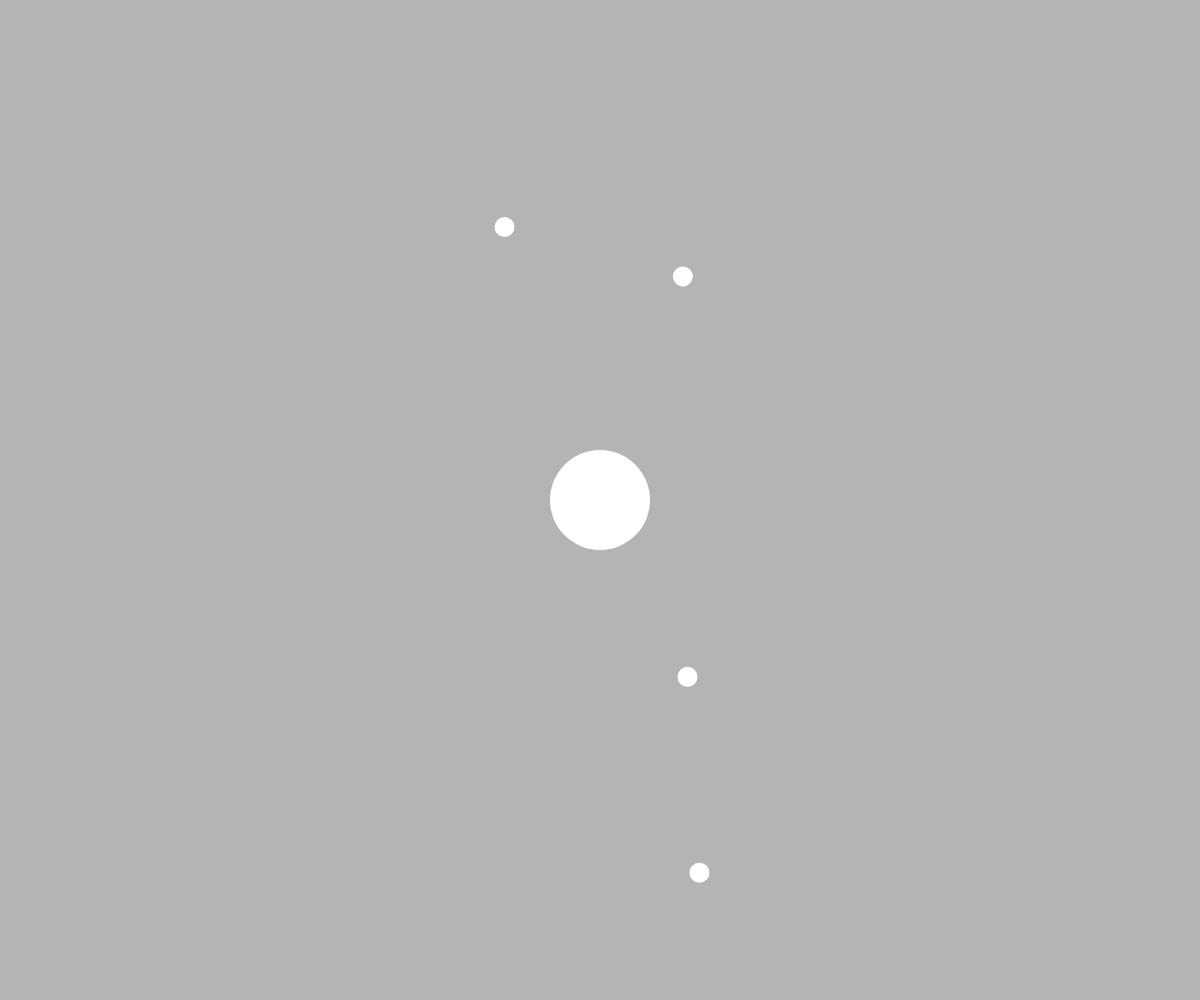
Frame 1 (no input)
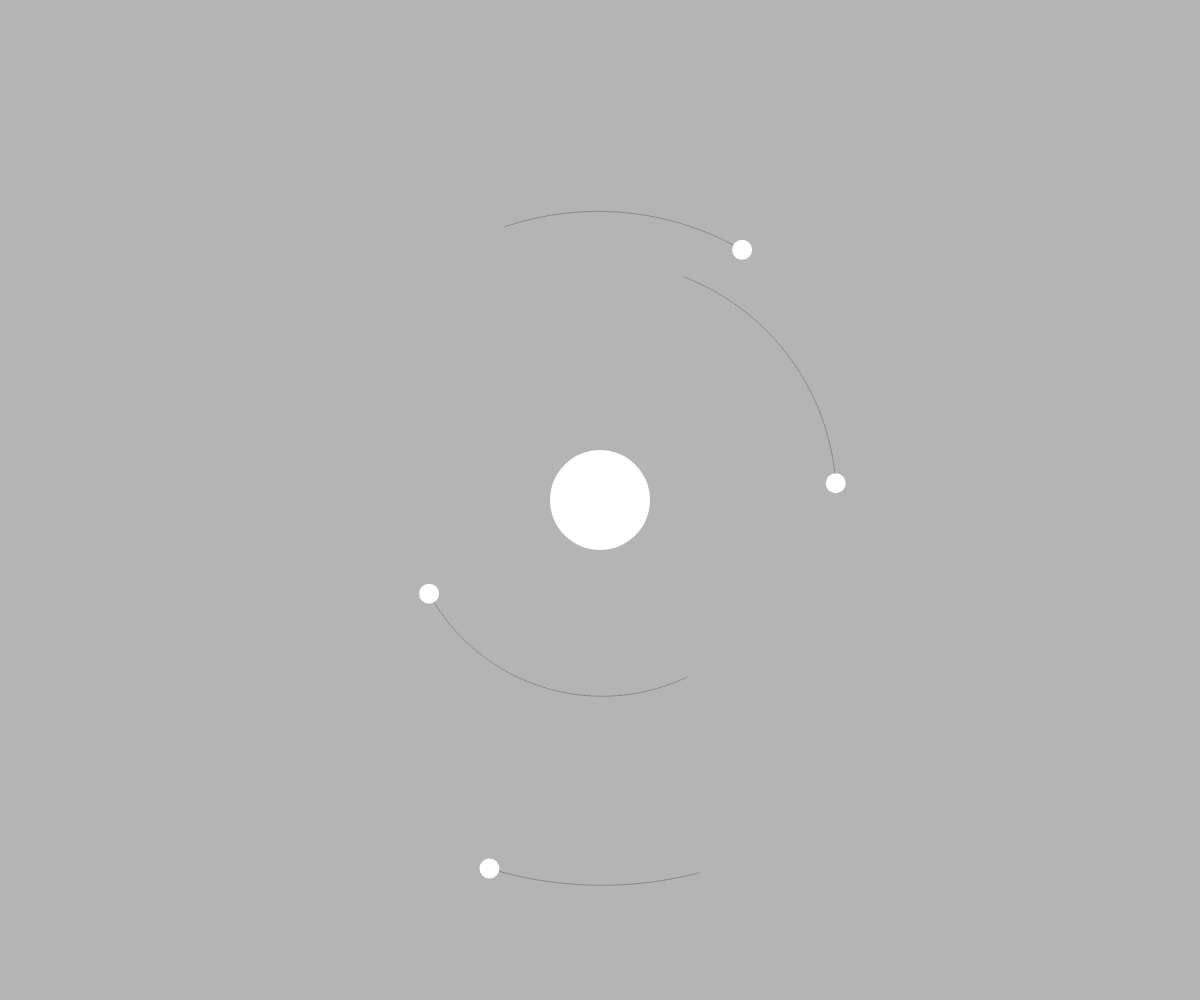
Frame 60 (no input)
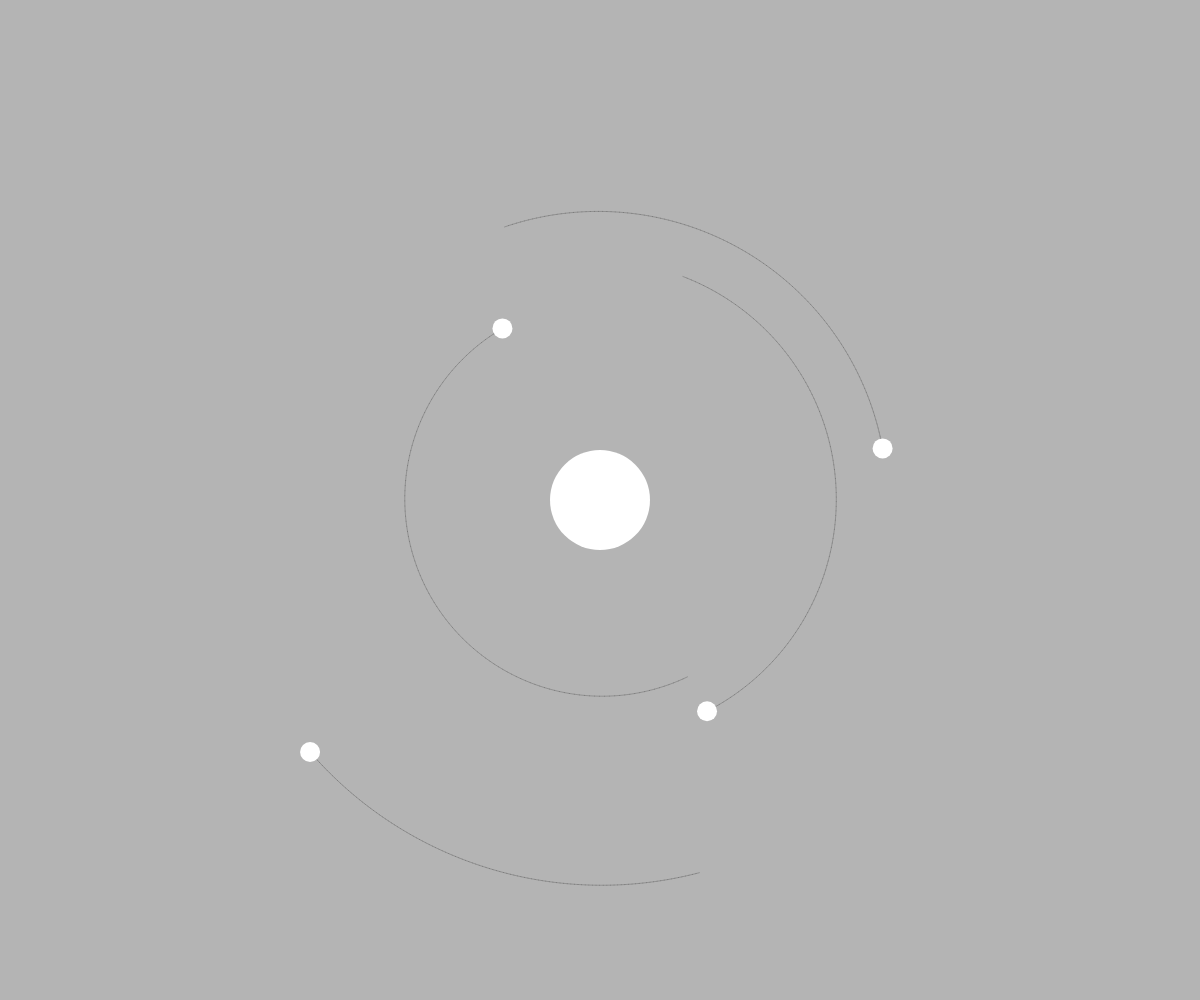
Frame 120 (the mouse pressed at the canvas centre since frame 60)

The p5.js sketch that drew these frames (run headless with seeded random() and noise() and a simulated clock; from frame 60 on, the mouse is pressed at the canvas centre):

// p5.js sketch
// ── sketch.js
let planet = []
let sun
let numPlanet = 4
let g = 100
let kestabilan = 0.15

function setup() {
  createCanvas(windowWidth,windowHeight)
  sun = new Body(50,createVector(0,0),createVector(0,0))


  for (let i = 0; i < numPlanet; i++) {
    let mass =(5, 10)
    let radius = random(sun.d, (windowWidth/2,windowHeight/2))
    let posisi = random(0, TWO_PI)
    let planetPos = createVector(radius * cos(posisi), radius * sin(posisi))

    let planetVel = planetPos.copy()
    if (random(1) < 0.1) planetVel.rotate(-HALF_PI)
    else planetVel.rotate(HALF_PI) 
    planetVel.normalize()
    planetVel.mult( sqrt((g * sun.mass)/(radius)) ) 

    planet.push( new Body(mass, planetPos, planetVel) )
  }
}

function draw() {
  background(180)
 
  translate(width/2, height/2)
  
  for (let i = numPlanet-1; i >= 0; i--) {
    sun.attract(planet[i])
    planet[i].move()
    planet[i].show()
  }
  sun.show()

}


function Body(_mass, _pos, _vel){
  this.mass = _mass
  this.pos = _pos
  this.vel = _vel
  this.d = this.mass*2
  this.thetaInit = 0
  this.jalur = []
  this.pathLen = Infinity

  this.show = function() {
    stroke(0,50)
    for (let i = 0; i < this.jalur.length-2; i++) {
      line(this.jalur[i].x, this.jalur[i].y, this.jalur[i+1].x, this.jalur[i+1].y)
    }
    fill(255); noStroke()
    ellipse(this.pos.x, this.pos.y, this.d, this.d)
  }


  this.move = function() {
    this.pos.x += this.vel.x
    this.pos.y += this.vel.y
    this.jalur.push(createVector(this.pos.x,this.pos.y))
    if (this.jalur.length > 200) this.jalur.splice(0,1)
  }

  this.applyForce = function(f) {
    this.vel.x += f.x / this.mass
    this.vel.y += f.y / this.mass
  }

  this.attract = function(kecil) {
    let r = dist(this.pos.x, this.pos.y, kecil.pos.x, kecil.pos.y)
    let f = (this.pos.copy()).sub(kecil.pos)
    f.setMag( (g * this.mass * kecil.mass)/(r * r) )
    kecil.applyForce(f)
  }

}
